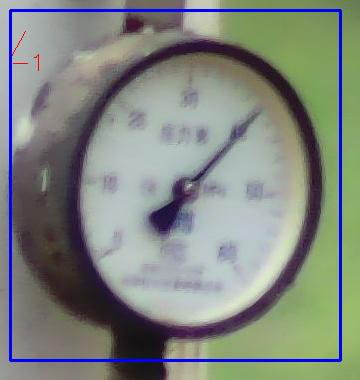
#> input picture core/tools/image/test.png, 360 x 380 px
$ python -i image_color.py   (imports and definitions only)
#> lines starting #> are read from the running program, lines starting #| are printed output that depends on the picture
#> further down, picture is the input picture: shape (380, 360, 3); mean B, G, R 128.5, 135.2, 129.2
### core/tools/utils.py

import matplotlib.pyplot as plt

def plt_save(image, title=''):
    plt.imshow(X=image, cmap='gray')
    plt.title(title)
    file_path = './output/' + title + '.png'
    plt.savefig(file_path)
    print(file_path)
    pass


# [4 lines left out: function plt_show, not called in this run]

### core/tools/image_color.py
'''
@author: linxu
@contact: 17746071609@163.com
@time: 2020-02-24 上午9:44
@desc:  视觉图像色彩空间相关技术
        色度/饱和度/亮度

'''


import cv2 as cv
import numpy as np

from core.tools.utils import plt_save


def show_hsv(src):
    # 转换成HSV色彩空间
    hsv = cv.cvtColor(src=src, code=cv.COLOR_BGR2HSV)
#> hsv: shape (380, 360, 3); mean H, S, V 74.8, 54.3, 146.5

    # 转回BGR
    # bgr = core.cvtColor(src=hsv, code=core.COLOR_HSV2BGR)
    # plt_save(bgr, 'BGR')

    h, s, v = cv.split(hsv)
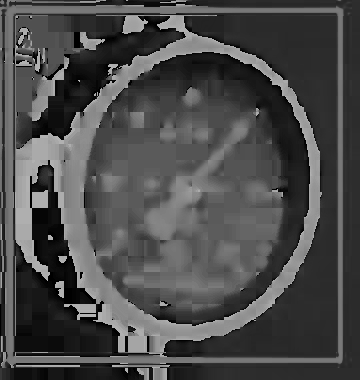
#> h: shape (380, 360); min 0, max 179, mean 74.8
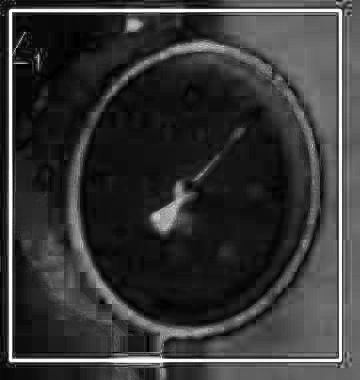
#> s: shape (380, 360); min 0, max 255, mean 54.3
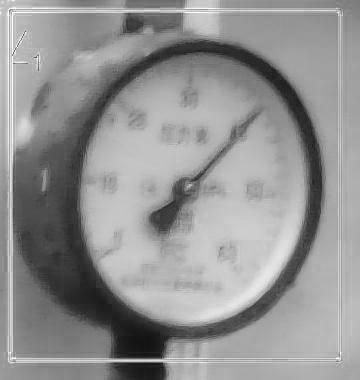
#> v: shape (380, 360); min 17, max 255, mean 146.5

    # 色度/色调
    plt_save(image=h, title='Hue')
    # 饱和度
    plt_save(image=s, title='Saturation')
#> call 2 of plt_save, with title = 'Saturation'
#> in plt_save (call 2), `plt.savefig(file_path)`:
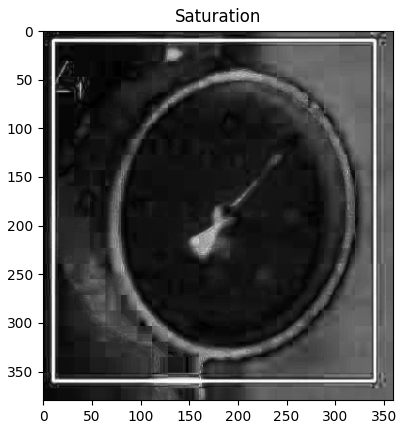
#> figure drawn by matplotlib, 1 panel
    # 纯度/亮度
    plt_save(image=v, title='Value')

    # 固定色度h
    h_new = np.full_like(a=h, fill_value=255)
    merge = cv.merge([h_new, s, v])
#> merge: shape (380, 360, 3); mean H, S, V 255, 54.3, 146.5
    plt_save(merge, 'Fixed Hue')

    # 固定饱和度s
    s_new = np.full_like(a=s, fill_value=255)
    merge = cv.merge([h, s_new, v])
#> merge: shape (380, 360, 3); mean H, S, V 74.8, 255, 146.5
    plt_save(merge, 'Fixed Saturation')

    # 固定亮度v
    v_new = np.full_like(a=v, fill_value=255)
    merge = cv.merge([h, s, v_new])
#> merge: shape (380, 360, 3); mean H, S, V 74.8, 54.3, 255
    plt_save(merge, 'Fixed Value')

    # 固定色度h + 固定饱和度s
    merge = cv.merge([h_new, s_new, v])
#> merge: shape (380, 360, 3); mean H, S, V 255, 255, 146.5
    plt_save(merge, 'Fixed Hue & Saturation')

    # 固定色度h + 固定亮度v
    merge = cv.merge([h_new, s, v_new])
#> merge: shape (380, 360, 3); mean H, S, V 255, 54.3, 255
    plt_save(merge, 'Fixed Hue & Value')

    # 固定饱和度s + 固定亮度v
    merge = cv.merge([h, s_new, v_new])
#> merge: shape (380, 360, 3); mean H, S, V 74.8, 255, 255
    plt_save(merge, 'Fixed Saturation & Value')

>>> import cv2
>>> picture = cv2.imread('image/test.png')
>>> result = show_hsv(picture)
